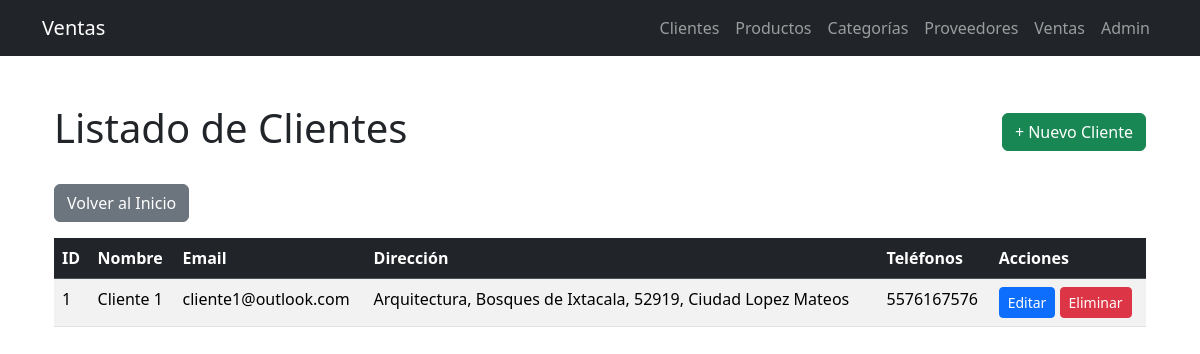
/clientes/, run on the app's committed database.
### ventas/infrastructure/django_models/__init__.py (models this page shows, shortened)
class ClienteModel(models.Model):
    nombre = models.CharField(max_length=100)
    email = models.EmailField(blank=True, null=True)
    calle = models.CharField(max_length=255, blank=True, null=True)
    colonia = models.CharField(max_length=100, blank=True, null=True)
    codigo_postal = models.CharField(max_length=10, blank=True, null=True)
    ciudad = models.CharField(max_length=100, blank=True, null=True)
    telefono = models.CharField(max_length=20, blank=True, null=True)

### ventas/views.py (the view)
# urls.py: path('clientes/', views.lista_clientes, name='lista_clientes'),
def lista_clientes(request):
    clientes = cliente_service.get_all_clientes()
    return render(request, 'ventas/clientes/lista.html', {'clientes': clientes})

### ventas/application/services/__init__.py (called while the page is built)
    def get_all_clientes(self):
        return self.repository.get_all()

### ventas/infrastructure/repositories/cliente_repository.py (called while the page is built)
    def get_all(self) -> List[Cliente]:
        clientes_models = ClienteModel.objects.all()
        return [self._model_to_entity(cliente_model) for cliente_model in clientes_models]

    def _model_to_entity(self, cliente_model: ClienteModel) -> Cliente:
        return Cliente(
            id=cliente_model.id,
            nombre=cliente_model.nombre,
            email=cliente_model.email,
            calle=cliente_model.calle,
            colonia=cliente_model.colonia,
            codigo_postal=cliente_model.codigo_postal,
            ciudad=cliente_model.ciudad,
            telefono=cliente_model.telefono
        )

### ventas/templates/ventas/clientes/lista.html (shortened to what this page needs)
{% extends 'ventas/base.html' %}
{% block content %}
<div class="container mt-5">
    <div class="d-flex justify-content-between align-items-center mb-4">
        <h1>Listado de Clientes</h1>
        <a href="{% url 'crear_cliente' %}" class="btn btn-success">+ Nuevo Cliente</a>
    </div>
    <a href="{% url 'inicio' %}" class="btn btn-secondary mb-3">Volver al Inicio</a>
    {% if clientes %}
        <table class="table table-striped table-hover">
            <thead class="table-dark">
                <tr>
                    <th>ID</th>
                    <th>Nombre</th>
                    <th>Email</th>
                    <th>Dirección</th>
                    <th>Teléfonos</th>
                    <th>Acciones</th>
                </tr>
            </thead>
            <tbody>
                {% for cliente in clientes %}
                <tr>
                    <td>{{ cliente.id }}</td>
                    <td>{{ cliente.nombre }}</td>
                    <td>{{ cliente.email|default:"N/A" }}</td>
                    <td>
                        {% if cliente.calle %}
                            {{ cliente.calle }}, {{ cliente.colonia }}, {{ cliente.codigo_postal }}, {{ cliente.ciudad }}
                        {% else %}
                            <span class="text-muted">Sin dirección</span>
                        {% endif %}
                    </td>
                    <td>
                        {% if cliente.telefono %}
                            {{ cliente.telefono }}
                        {% else %}
                            <span class="badge bg-secondary">Sin teléfono</span>
                        {% endif %}
                    </td>
                    <td>
                        <a href="{% url 'editar_cliente' cliente.id %}" class="btn btn-sm btn-primary">Editar</a>
                        <a href="{% url 'eliminar_cliente' cliente.id %}" class="btn btn-sm btn-danger">Eliminar</a>
                    </td>
                </tr>
                {% endfor %}
            </tbody>
        </table>
    {% else %}
        <div class="alert alert-info" role="alert">
            No hay clientes registrados. <a href="{% url 'crear_cliente' %}">Agregar uno nuevo</a>
        </div>
    {% endif %}
</div>
{% endblock %}

### data on the page
ClienteModel: nombre "Cliente 1", email "cliente1@outlook.com", calle "Arquitectura", colonia "Bosques de Ixtacala", codigo_postal "52919", ciudad "Ciudad Lopez Mateos", telefono "5576167576"

### other printed values
{{ cliente.id }} "1"
